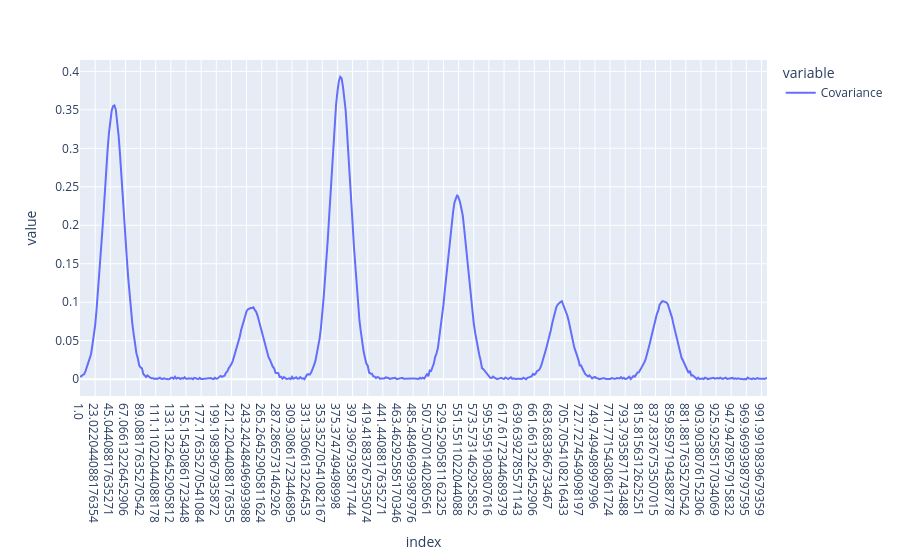

The notebook cell saved with this chart:
### Code cell
# Covariância global entre cada variável espectral e a predição contínua
cov_scores = []
y_pred_vals = y_pred_cont.values
for col in Xcalclass_prep.columns:
    x_vals = Xcalclass_prep[col].values
    cov = np.cov(x_vals, y_pred_vals)[0, 1]
    cov_scores.append(cov)
cov_scores_df = pd.DataFrame(np.abs(cov_scores), index=Xcalclass_prep.columns, columns=['Covariance'])
cov_scores_df.plot()

### Figure 1 — Plotly figure (JSON) as saved in the notebook; plotly's stock layout.template omitted (floating-point values rounded to 4 significant figures; data arrays with more than 128 entries replaced by an {"elided": "..."} marker saying what was removed)
{"data": [{"hovertemplate": "variable=Covariance<br>index=%{x}<br>value=%{y}<extra></extra>", "legendgroup": "Covariance", "line": {"color": "#636efa", "dash": "solid"}, "marker": {"symbol": "circle"}, "mode": "lines", "name": "Covariance", "orientation": "v", "showlegend": true, "type": "scatter", "x": {"elided": "500 str values"}, "xaxis": "x", "y": {"elided": "500 float values"}, "yaxis": "y"}], "layout": {"legend": {"title": {"text": "variable"}, "tracegroupgap": 0}, "margin": {"t": 60}, "xaxis": {"anchor": "y", "domain": [0, 1], "title": {"text": "index"}}, "yaxis": {"anchor": "x", "domain": [0, 1], "title": {"text": "value"}}}}
